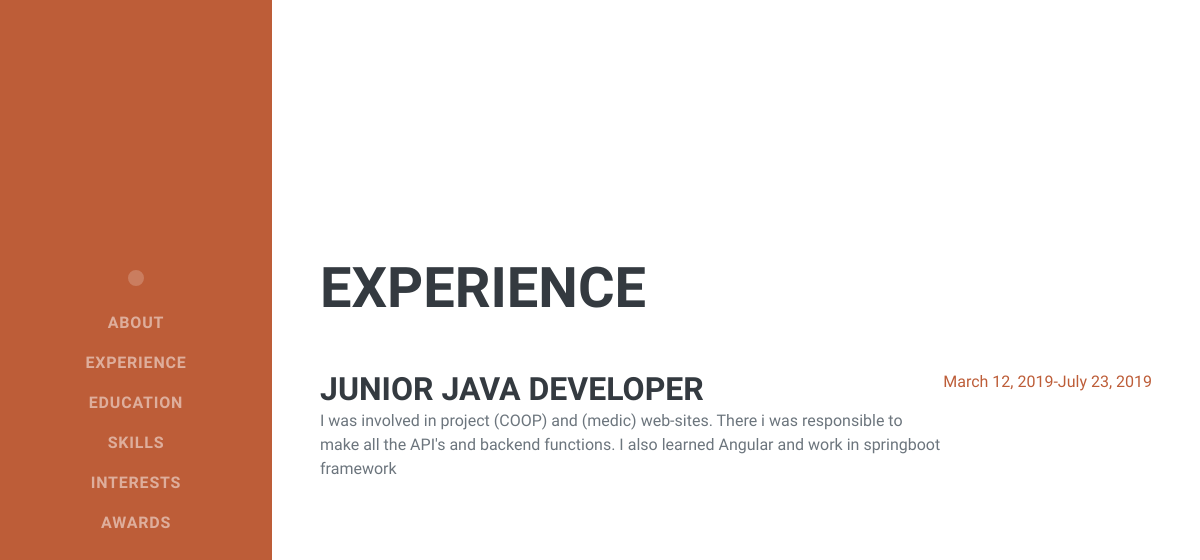
The app's page /experience/ with its own data.
### portfolio/models.py (models this page shows)
class Experience(models.Model):
    workPosition = models.CharField(max_length=100)
    workDateFrom = models.DateField()
    workDateTo = models.DateField()
    workDescription = models.TextField(max_length=1000)

### portfolio/views.py (the view)
# urls.py: path('experience/',views.experience, name="experience"),
def experience(request):
    exp =Experience.objects.all()
    data = {'exp':exp}
    return render(request,"portfolio/experience.html",data)

### portfolio/templates/portfolio/experience.html
{% extends 'portfolio/base.html'%}
{% block main_content%}
<section class="resume-section" id="experience">
    <div class="resume-section-content">
        <h2 class="mb-5">Experience</h2>
        {% for experience in exp%}
        <div class="d-flex flex-column flex-md-row justify-content-between mb-5">
            <div class="flex-grow-1">
                <h3 class="mb-0">{{experience.workPosition}}</h3>
                <p>{{experience.workDescription}}</p>
            </div>
        <div class="flex-shrink-0"><span class="text-primary">{{experience.workDateFrom}}-{{experience.workDateTo}}</span></div>
        </div>
        {% endfor %}
    </div>
</section>
{% endblock %}

### records on screen
Experience: workPosition "JUNIOR JAVA DEVELOPER", workDescription "I was involved in project (COOP) and (medic) web-sites. There i was responsible to make all the API's and backend functions. I also learned Angular and work in springboot framework", workDateFrom "March 12, 2019", workDateTo "July 23, 2019"
